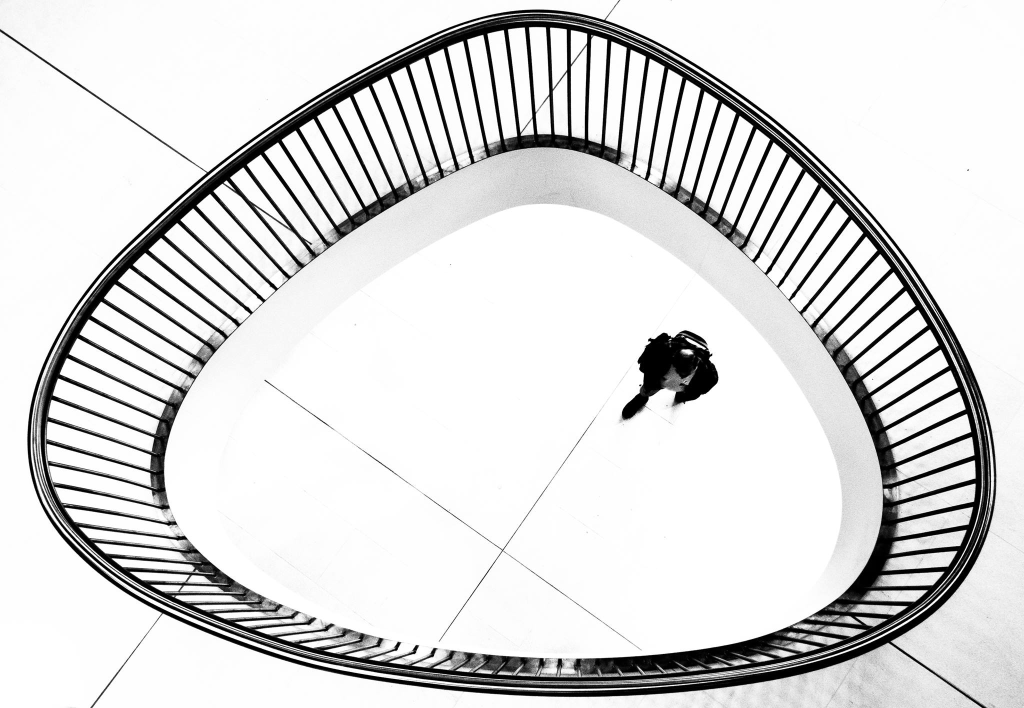
#> input picture source-imgs/man.jpg, 2048 x 1416 px (shown at 1/2 size)
$ python -i helper_functions.py   (imports and definitions only)
#> lines starting #> are read from the running program, lines starting #| are printed output that depends on the picture
#> further down, picture is the input picture: PIL image 2048x1416 RGB; min 0, max 255, mean 219.7
# Copyright 2025
# Author: Michal Jenčo
# Email: michal.jenco.brno@gmail.com


from random import randint

from PIL import ImagePalette, Image, ImageDraw, ImageFont, ImageFilter, ImageEnhance
import random
from typing import Any
import numpy as np


# [50 lines left out: functions generate_palette, shift_rgb, euclidean_distance, not called in this run]


def get_image_center_coord(width: int, height: int) -> tuple[int, int]:
    return width // 2, height // 2


# [28 lines left out: functions generate_circle_mask, reduce_palette, not called in this run]

def average_rgb_pixel(r, g, b) -> int:
    return (r + g + b) // 3


# [12 lines left out: function convert_image_to_rgba, not called in this run]
    # img.save("masks/man_rgba2.png")

def mask_images(img1: Image, img2: Image, mask: Image) -> Image:
    return Image.composite(img1, img2, mask)


def get_math_fname(func) -> str:
    return str(func).split()[-1][:-1]

# generate_circle_mask((1536, 2048), feather=1.5)
# convert_image_to_rgba(Image.open("masks/man.png"))

# [187 lines left out: functions generate_stripes_overlay, vary_palette, create_stripes, threshold_pixels, threshold_palette, glitch_pixels and 3 more, not called in this run]


class PanDirection:
    LEFT_RIGHT = 0
    RIGHT_LEFT = 1
    LRL = 2
    RLR = 3


# [150 lines left out: functions make_panned_sequence, make_panned_sequence_list, darken_palette, add_neon_text, not called in this run]

def apply_bloom_effect(image, intensity=1.5, blur_radius=10, brightness_boost=1.8):
    # written fully by ChatGPT
    # Enhance the bright areas
#> called with intensity = 1.5, blur_radius = 10, brightness_boost = 1.8
    bright_enhancer = ImageEnhance.Brightness(image)
    bright_areas = bright_enhancer.enhance(brightness_boost)
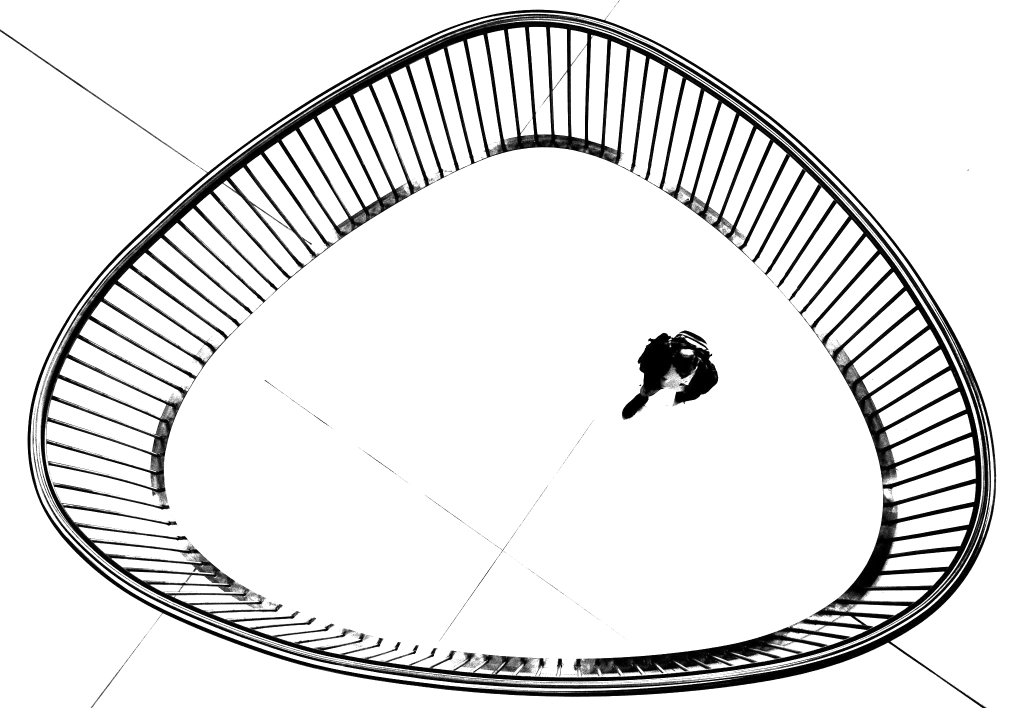
#> bright_areas: PIL image 2048x1416 RGB (shown at 1/2 size); min 0, max 255, mean 228.5

    # Apply a Gaussian blur
    blurred = bright_areas.filter(ImageFilter.GaussianBlur(blur_radius))
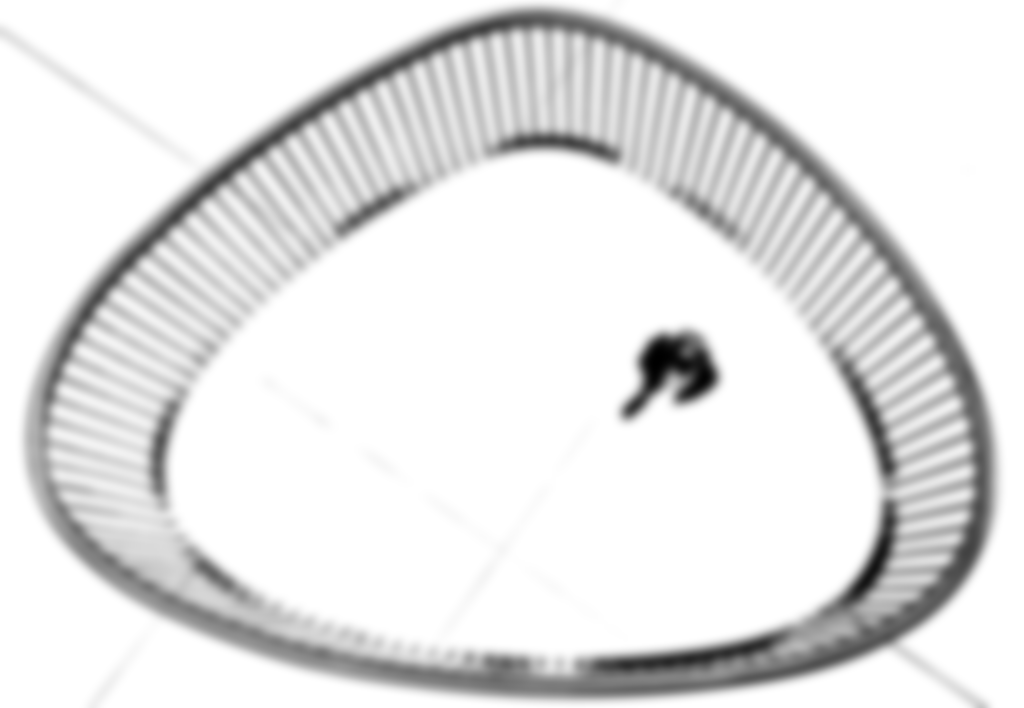
#> blurred: PIL image 2048x1416 RGB (shown at 1/2 size); min 0, max 255, mean 228.5

    # Blend the blurred bright areas back with the original image
    bloom_image = Image.blend(image, blurred, alpha=0.5 * intensity)
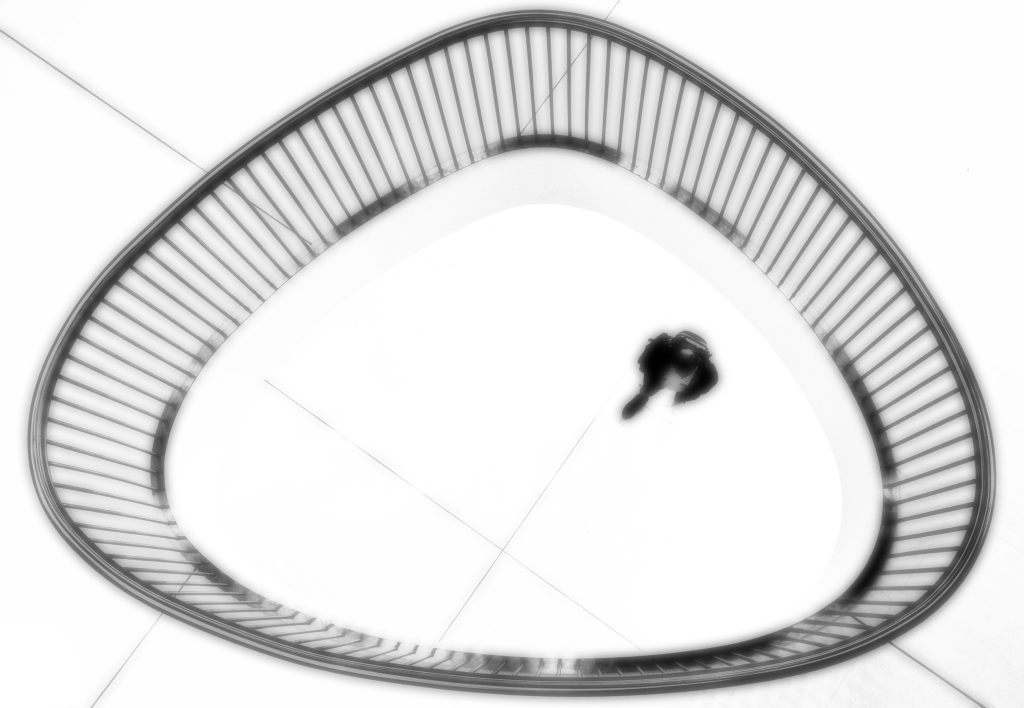
#> bloom_image: PIL image 2048x1416 RGB (shown at 1/2 size); min 0, max 255, mean 225.9

    return bloom_image


# [73 lines left out: functions round_and_diffuse_corners, create_image_grid, sliding_window_circular, not called in this run]

>>> from PIL import Image
>>> picture = Image.open('source-imgs/man.jpg')
>>> result = apply_bloom_effect(picture)
